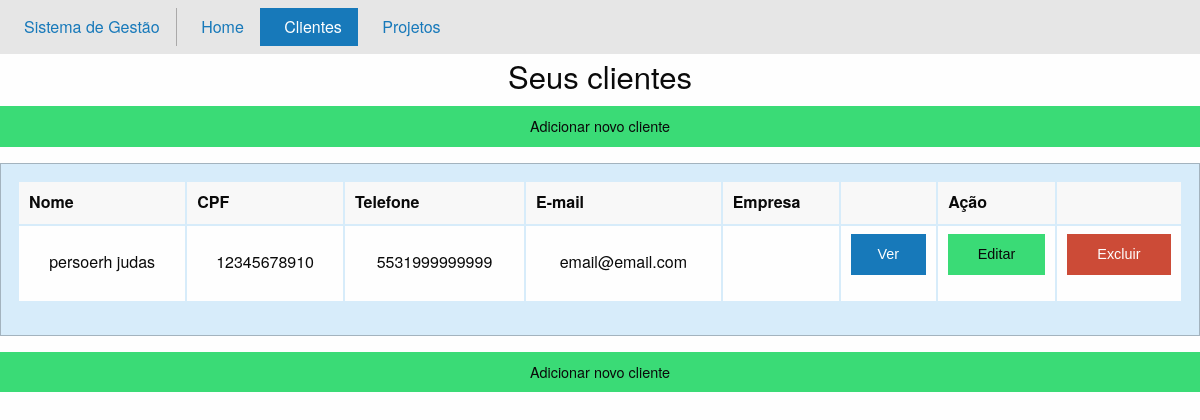
/Pj_novo/foundation/clientes.php, run on an earlier commit of the app's database.
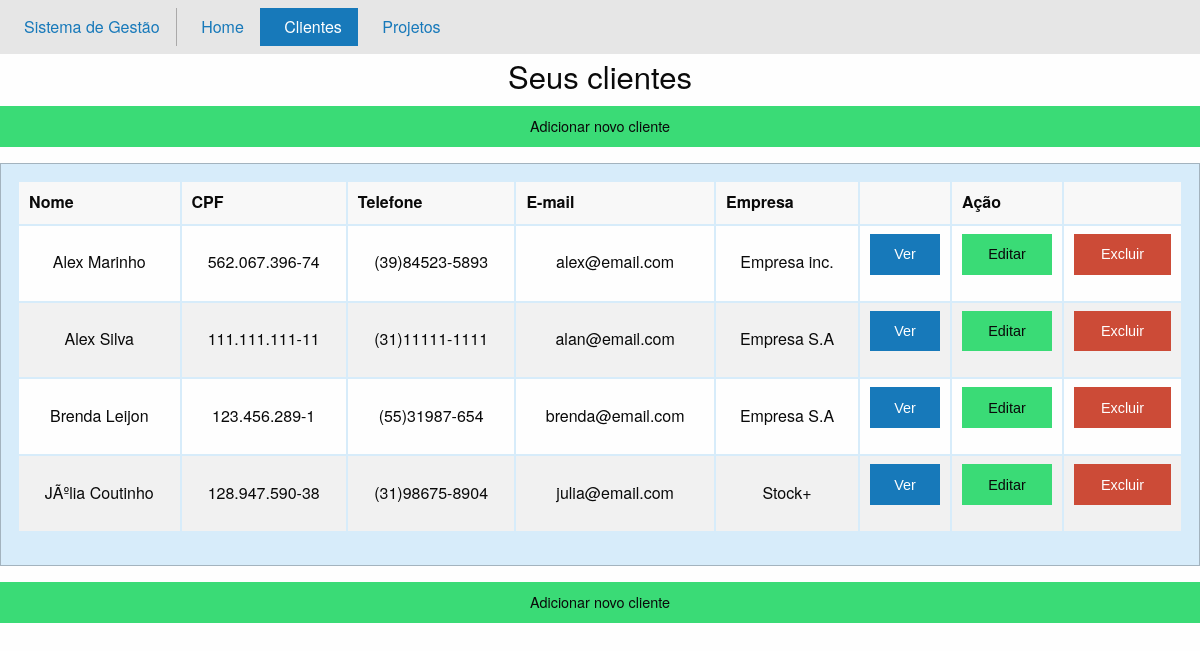
And on a later commit of the database.
### tables this page shows
CREATE TABLE `cliente` (
  `idcliente` int(11) NOT NULL,
  `first_name` text NOT NULL,
  `last_name` text NOT NULL,
  `cpf` varchar(14) NOT NULL,
  `telefone` varchar(14) DEFAULT NULL,
  `email` text NOT NULL,
  `empresa_assoc` int(11) DEFAULT NULL
);

CREATE TABLE `empresa` (
  `idempresa` int(11) NOT NULL,
  `Nome` text,
  `CNPJ` varchar(20) NOT NULL,
  `endereco` longtext
);

### Pj_novo/foundation/clientes.php (the view, shortened to what this page needs)
<!doctype html>
<html class="no-js" lang="en">
  <head>
    <link rel="stylesheet" href="./css/foundation.css">
	<link href="https://cdnjs.cloudflare.com/ajax/libs/foundicons/3.0.0/foundation-icons.css" rel='stylesheet' type='text/css'>
	<?php include './connect.php';?>
	</head>
<body>
<header>
<div class="top-bar">
  <div class="top-bar-left">
    <ul class="menu">
      <li><a style="border-right: 1px solid #aaa9a9;" >Sistema de Gestão</a></li>
	  <li><a href="./index.php"> <i class="fi-home"></i> Home </a></li>
      <li class="active"><a href="#"> <i class="fi-torsos-all"></i> Clientes</a>
      <li><a href="./projetos.php"> <i class="fi-page-copy"></i> Projetos</a></li>
    </ul>
  </div>
</div>
</header>
<h3 align = "center"> Seus clientes</h3>
<a class='button expanded success' href='./novocliente.html'><i class = 'fi-plus'></i>    Adicionar novo cliente</a>
<div class="panel callout radius primary">
	<div class="row expanded"><table class = "hover stack" width = 100%>
		<thead>
			<tr>
				<th>Nome</th>
				<th>CPF</th>
				<th>Telefone</th>
				<th>E-mail</th>
				<th>Empresa</th>
				<th></th>
				<th>Ação</th>
				<th></th>
        	</tr>
		</thead>
		<tbody>
			<?php
				$result = mysqli_query($con,"SELECT idcliente, CONCAT_ws(' ',cliente.first_name, cliente.last_name) as nome, cliente.cpf, cliente.telefone, cliente.email, empresa.Nome FROM cliente LEFT JOIN empresa ON cliente.empresa_assoc = empresa.idempresa ORDER BY nome");
				while($row = mysqli_fetch_array($result))
				{
						echo "<tr align = 'center'>";
						echo "<td>" . $row['nome'] . "</td>";
						echo "<td>" . $row['cpf'] . "</td>";
						echo "<td>" . $row['telefone'] . "</td>";
						echo "<td>" . $row['email'] . "</td>";
						echo "<td>" . $row['Nome'] . "</td>";
						echo
						'
							<td>
								<form method="get" action="vercliente.php">
									<input type="hidden" name="id" value="' . $row['idcliente'] .'"/>
									<button type="submit" class="button expanded">  Ver  </button>
								</form>
							</td>
							<td>
								<form method="post" action="edita.php">
									<input type="hidden" name="id" value="';
									echo '"/>
									<button type="submit" class="button success expanded">Editar</button>
								</form>
							</td>
							<td>
								<form method="post" action="exclui.php">
									<input type="hidden" name="id" value="';
									echo '" />
									<button type="submit" class="button alert expanded" href="clientes.php">Excluir</button>
								</form>
							</td>
						';
						echo "</tr>";
				}
			?>
		</tbody>
	</table>
	</div>
</div>
<a class='button expanded success' href='./novocliente.html'><i class = 'fi-plus'></i>    Adicionar novo cliente</a>
</body>
</html>

What changed in the data, as far as the page shows it:
removed cliente: nome "persoerh judas", cpf "12345678910", telefone "5531999999999", email "email@email.com"
added cliente: nome "Alex Marinho", cpf "562.067.396-74", telefone "(39)84523-5893", email "alex@email.com", empresa_assoc.Nome "Empresa inc."
added cliente: nome "Alex Silva", cpf "111.111.111-11", telefone "(31)11111-1111", email "alan@email.com", empresa_assoc.Nome "Empresa S.A"
added cliente: nome "Brenda Leijon", cpf "123.456.289-1", telefone "(55)31987-654", email "brenda@email.com", empresa_assoc.Nome "Empresa S.A"
added cliente: nome "JÃºlia Coutinho", cpf "128.947.590-38", telefone "(31)98675-8904", email "julia@email.com", empresa_assoc.Nome "Stock+"
